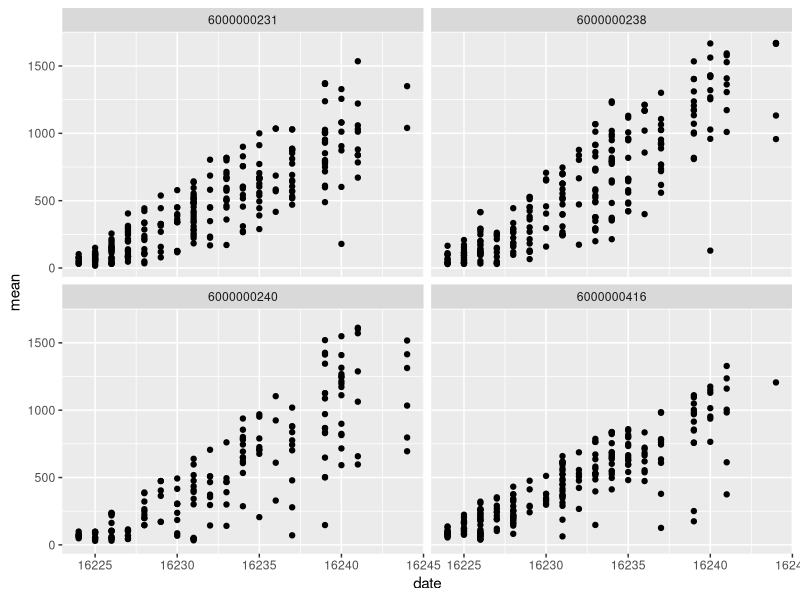

Recreate this plot in R.
## ---- chunk 1
knitr::opts_chunk$set(echo = TRUE)
## ---- chunk 2

library(dplyr)
library(readr)

library(ggplot2)

ph <- read.table("./data/plant_height.csv", header = TRUE, sep = ",")

ph$date <- sapply(ph$date, as.Date)

#format(as.Date(ph$date), "%Y-%m-%d")

ggplot(data = ph, aes(x = date, y = mean)) +
  geom_point() +
  facet_wrap( ~ cultivar_id)

## ---- chunk 3


L <- lm( ph$mean ~ ph$date)
summary(L)

